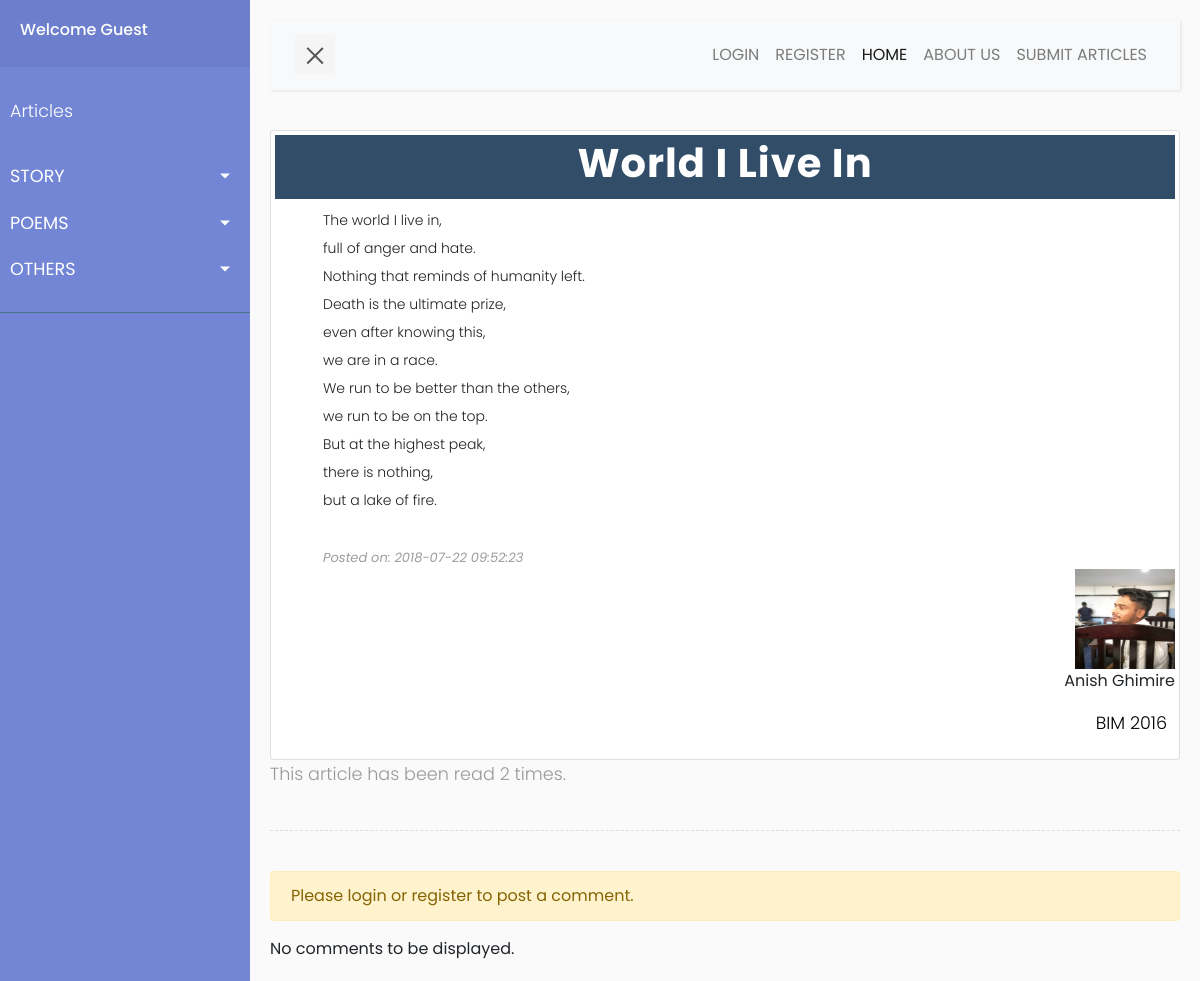
/poem.php?article_id=38, run on the app's committed database.
### tables this page shows
CREATE TABLE `article` (
  `article_id` int(11) NOT NULL,
  `title` varchar(50) DEFAULT NULL,
  `category` varchar(20) DEFAULT NULL,
  `content` varchar(10000) DEFAULT NULL,
  `posted_on` datetime NOT NULL DEFAULT CURRENT_TIMESTAMP,
  `last_updated` datetime NOT NULL DEFAULT CURRENT_TIMESTAMP ON UPDATE CURRENT_TIMESTAMP,
  `approved_by` varchar(20) DEFAULT NULL,
  `posted_by` varchar(20) DEFAULT NULL,
  `views` int(11) DEFAULT NULL,
  `approved` tinyint(1) DEFAULT NULL,
  `name` varchar(30) DEFAULT NULL,
  `login_type` varchar(20) DEFAULT NULL
);

CREATE TABLE `student` (
  `name` varchar(50) DEFAULT NULL,
  `username` varchar(20) NOT NULL,
  `password` varchar(100) DEFAULT NULL,
  `photo` varchar(100) DEFAULT '../profile-picture/user-image.jpg',
  `approved` tinyint(1) DEFAULT NULL,
  `enrolled_on` year(4) DEFAULT NULL,
  `faculty` varchar(20) DEFAULT NULL
);

### includes/retrive-articles.php (called while the page is built, shortened)
<?php
    $id = $_GET['article_id'];
    $sql = "SELECT * FROM article WHERE article_id='$id'";
    $result = $conn->query($sql);
    $row = $result->fetch_assoc();
    $title = $row['title'];
    $content = $row['content'];
    $posted_on = $row['posted_on'];
    $posted_by = $row['posted_by'];
    $loginType = $row['login_type'];
    $counter = $row['views'];
    $counter++;
    $sql = "UPDATE article SET views = '$counter' WHERE article_id = '$id'";
    if($conn->query($sql)==TRUE) {
        $views = $row['views'];
    }
    $sql = "SELECT * FROM $loginType WHERE username = '$posted_by'";
    $result = $conn->query($sql);
    $row = $result->fetch_assoc();
    $name = $row['name'];
    $image = $row['photo'];
    if(isset($loginType)){
        if($loginType == 'student') {
        $faculty = $row['faculty'];
        $enrolledOn = $row['enrolled_on'];
        }
    }
?>

### poem.php (the view, shortened to what this page needs)
<?php
    include './sidebar/sidebar.php';
    include './includes/retrive-articles.php';
?>
     <div class="card p-1 pb-0">
         <div style="background-color: #314D68; letter-spacing: 1px;">
            <p class="text-center text-capitalize font-weight-bold p-1 pb-0 h1" style="color: #fff;"><?php echo strip_tags($title); ?></p>
         </div>
        <div class="pl-md-5 pl-sm-1 pr-md-5 pr-sm-1">
            <p class="text-justify font-weight-light" style="font-size: 0.875em; color: #222222; margin: 0.5em 0; line-height: 28px;"><?php echo nl2br(strip_tags($content)); ?></p>
            <br/>
            <span class="text-left font-italic" style="font-size: 13px; color: #9f9b9b;">Posted on: <?php echo $posted_on; ?></span>
        </div>
        <div>
            <figure class="text-right">
                <img src="<?php echo $image; ?>" alt="Profile Picture" class="img-responsive" width="100" height="100">
                    <figcaption> <?php
                                    if($loginType=='teacher'){
                                        echo $name ."<i class='material-icons' style='font-size: 15px;'>verified_user</i>";
                                    } else if($loginType=='student') {
                                        echo $name;
                                    } else {
                                        echo $name ."<i class='material-icons' style='font-size: 15px;'>verified_user</i>";
                                    }
                                 ?>
                    </figcaption>
            </figure>
            <?php
                if(isset($faculty) && isset($enrolledOn)) {
            ?>
            <p class="text-uppercase text-right pr-2" style="color: #000;"><?php echo $faculty ." " .$enrolledOn; ?></p>
        </div>
         <?php
                }
         ?>
     </div>
    <div>
        <p> This article has been read <?php echo $views; ?> times. </p>
    </div>
    <div class="line"> </div>
    <?php
        $aid = $_GET['article_id'];
    ?>
    <?php
        if(isset($_SESSION['loggedin'])  && $row['approved'] == 1) {
    ?>
    <div>
        <form action="./includes/post-comment.php" method="post">
            <div class="form-group">
                <label for="userComment">Write your comment here..</label>
                <textarea class="form-control" id="userComment" rows="2" name="comment" required></textarea>
                <button type="submit" class="btn btn-success mt-1">SUBMIT</button>
            </div>
            <input type="hidden" value="<?php echo $aid; ?>" name="aid" />
        </form>
    </div>
    <?php
        } else if($row['approved'] == 0){
            echo "<div class='alert alert-warning' role='alert'>Please wait untill you are verified to post a comment.</div>";
        } else {
            echo "<div class='alert alert-warning' role='alert'>Please login or register to post a comment.</div>";
        }
    ?>
        <?php
            $sql = "SELECT * FROM comment WHERE article_id = $aid ORDER BY comment_id DESC";
            $result = $conn->query($sql);
            if($result->num_rows>0) {
                while($row = $result->fetch_assoc()) {
        ?>
            <div class="row mt-1">
                <figure class="col-md-2">
                    <img src="<?php echo $row['photo']; ?>" alt="Profile Picture" class="img-fluid pl-1 rounded-circle" style="width: 80px; height: 80px;">
                    <figcaption class="pl-md-2 pl-1"> <?php echo $row['commented_by']; ?> </figcaption>
                </figure>
                <div class="col-md-10">
                    <p class="p-2 card"> <?php echo strip_tags($row['content']); ?> </p>
                </div>
            </div>
    <?php
                }
            } else {
                echo "No comments to be displayed.";
            }
    ?>
     </div>
    </div>
</body>
</html>

### style/sidebar.css (style rules this page uses)
body { font-family: 'Poppins', sans-serif; background: #fafafa; }
p { font-family: 'Poppins', sans-serif; font-size: 1.1em; font-weight: 300; line-height: 1.7em; color: #999; }
.line { width: 100%; height: 1px; border-bottom: 1px dashed #ddd; margin: 40px 0; }

### data on the page
article: title "World I Live In", content "The world I live in, full of anger and hate. Nothing that reminds of humanity left. Death is the ultimate prize, even after knowing this, we are in a race. We run to be better than the others, we run to be on the top. But at the highest peak, there is nothing, but a lake of fire.", posted_on "2018-07-22 09:52:23", views "2"
student: photo (picture), name "Anish Ghimire", faculty "BIM", enrolled_on "2016"
